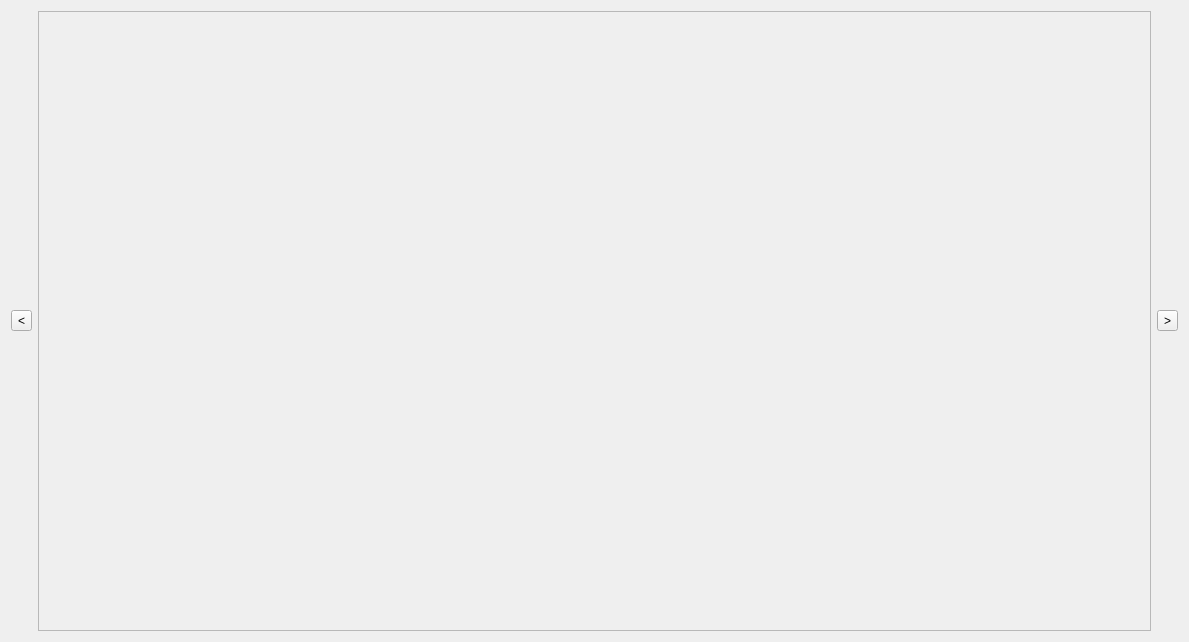
<?xml version="1.0" encoding="UTF-8"?>
<ui version="4.0">
 <class>Launcher</class>
 <widget class="QWidget" name="Launcher">
  <property name="geometry">
   <rect>
    <x>0</x>
    <y>0</y>
    <width>1189</width>
    <height>642</height>
   </rect>
  </property>
  <property name="sizePolicy">
   <sizepolicy hsizetype="Expanding" vsizetype="Expanding">
    <horstretch>0</horstretch>
    <verstretch>0</verstretch>
   </sizepolicy>
  </property>
  <property name="windowTitle">
   <string/>
  </property>
  <property name="styleSheet">
   <string notr="true"/>
  </property>
  <layout class="QGridLayout" name="gridLayout">
   <item row="0" column="0">
    <layout class="QHBoxLayout" name="horizontalLayout">
     <property name="sizeConstraint">
      <enum>QLayout::SetNoConstraint</enum>
     </property>
     <item>
      <widget class="QToolButton" name="toolButton_Left">
       <property name="text">
        <string>&lt;</string>
       </property>
       <property name="icon">
        <iconset>
         <normaloff>:/resources/images/launcher/toolbutton_left.png</normaloff>:/resources/images/launcher/toolbutton_left.png</iconset>
       </property>
       <property name="iconSize">
        <size>
         <width>32</width>
         <height>256</height>
        </size>
       </property>
      </widget>
     </item>
     <item>
      <widget class="QScrollArea" name="scrollArea">
       <property name="sizePolicy">
        <sizepolicy hsizetype="Expanding" vsizetype="Expanding">
         <horstretch>0</horstretch>
         <verstretch>0</verstretch>
        </sizepolicy>
       </property>
       <property name="styleSheet">
        <string notr="true"/>
       </property>
       <property name="verticalScrollBarPolicy">
        <enum>Qt::ScrollBarAlwaysOff</enum>
       </property>
       <property name="widgetResizable">
        <bool>true</bool>
       </property>
       <property name="alignment">
        <set>Qt::AlignCenter</set>
       </property>
       <widget class="QWidget" name="scrollAreaWidgetContents">
        <property name="geometry">
         <rect>
          <x>0</x>
          <y>0</y>
          <width>1057</width>
          <height>614</height>
         </rect>
        </property>
       </widget>
      </widget>
     </item>
     <item>
      <widget class="QToolButton" name="toolButton_Right">
       <property name="styleSheet">
        <string notr="true"/>
       </property>
       <property name="text">
        <string>&gt;</string>
       </property>
       <property name="icon">
        <iconset>
         <normaloff>:/resources/images/launcher/toolbutton_right.png</normaloff>:/resources/images/launcher/toolbutton_right.png</iconset>
       </property>
       <property name="iconSize">
        <size>
         <width>32</width>
         <height>256</height>
        </size>
       </property>
      </widget>
     </item>
    </layout>
   </item>
  </layout>
 </widget>
 <resources/>
 <connections/>
</ui>
